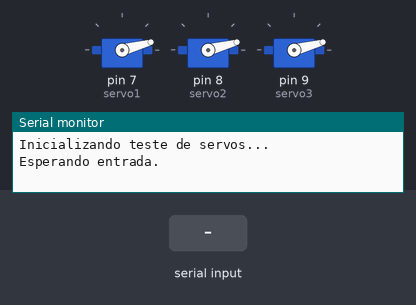
The sketch below on a simulated Arduino Uno, built with avr-gcc and run on an emulated ATmega328P. Shown: 3 × servo, the last lines printed to the serial monitor. The inputs (shaded band) are chosen by the test bench.

Above: at 1.2 s.
1.3 s: "1" received over Serial
At 1.5 s:
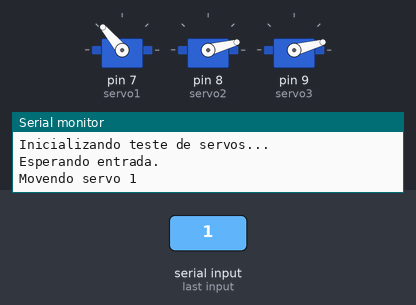
3.2 s: "2" received over Serial
At 3.4 s:
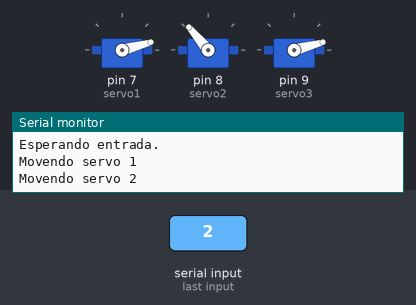
5.1 s: "3" received over Serial
At 5.3 s:
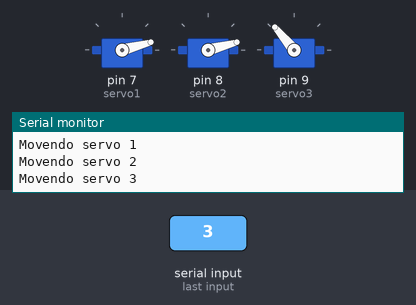
Timing chart, 0 to 8.1 s (numbered marks = the images above; inputs shaded):
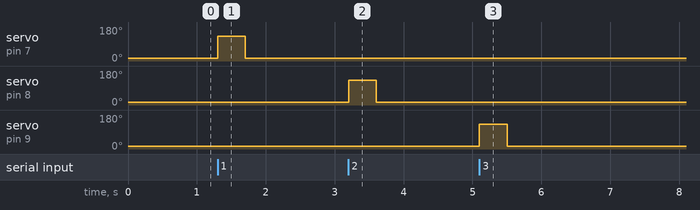

The sketch:

servotest.ino
```cpp
#include <Servo.h>

Servo servo1, servo2, servo3;

void setup() {
Serial.begin(9600);
servo1.attach(7,500,2500);  // conectar e inicializar todos os servos na posiçao neutra (pins 7,8,9)
servo2.attach(8,500,2500);
servo3.attach(9,500,2500);
servo1.write(15);
servo2.write(15);
servo3.write(15);
Serial.println("Inicializando teste de servos...");
Serial.println("Esperando entrada.");
}

int mexer(char n){
  if(n == '0') delay(100);
  if(n == '1'){
  Serial.println(F("Movendo servo 1"));
  servo1.write(130);
  delay(400);
  servo1.write(15);
  }
  if(n == '2'){
  Serial.println(F("Movendo servo 2"));
  servo2.write(130);
  delay(400);
  servo2.write(15);
  }
  if(n == '3'){
  Serial.println(F("Movendo servo 3"));
  servo3.write(130);
  delay(400);
  servo3.write(15);
  }
  return 1;
}

void loop() {
  while (Serial.available() == 0) {
    delay(100);
  }
  char n = Serial.read();
  mexer(n);
}
```

Measured:
- after the input at 1.3 s, servo on pin 7 (servo1): 15° → 130° at once, → 15° 0.40 s later
- after the input at 3.2 s, servo on pin 8 (servo2): 15° → 130° at once, → 15° 0.40 s later
- after the input at 5.1 s, servo on pin 9 (servo3): 15° → 130° at once, → 15° 0.40 s later
